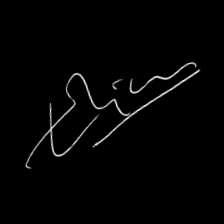
#> input picture data/augmented_data/train/genuine/001/001_04_aug2.png, 224 x 224 px, found by its file name
$ python preprocess_image.py
#> lines starting #> are read from the running program, lines starting #| are printed output that depends on the picture; after the words box and inside, x2 and y2 are one past the last pixel; in counts of white or black regions, pixels touching at a corner belong together

import os
import cv2
import numpy as np
from tqdm import tqdm

# ---------------- helpers ----------------
def find_split_root_by_name(start_dir, target_name='data', max_up_levels=6):
    """
    start_dir'den başlayıp yukarı çıkarak 'target_name' adlı klasörü arar.
    Bulursa tam yolu döner. Bulamazsa FileNotFoundError fırlatır.
    """
#> called with start_dir = 'src/data_prep_pipeline', target_name = 'data', max_up_levels = 6
    cur = os.path.abspath(start_dir)
    tried = []
    for _level in range(max_up_levels + 1):
        candidate = os.path.join(cur, target_name)
        tried.append(candidate)
        if os.path.isdir(candidate):
            return candidate
        parent = os.path.dirname(cur)
        if parent == cur:  # reached filesystem root
            break
        cur = parent
    raise FileNotFoundError(
        f"'{target_name}' klasörü bulunamadı. Aşağıdaki yollar kontrol edildi:\n" +
        "\n".join(tried)
    )

def preprocess_image(input_path, output_path, size=(224, 224)):
    """
    İmzayı ortalayarak kare tuvale yerleştirir, padding ekler ve fit-scale ile yeniden boyutlandırır.
    """
#> called with size = (224, 224)
    img = cv2.imread(input_path, cv2.IMREAD_GRAYSCALE)
#> img is the input picture: shape (224, 224); min 0, max 255, mean 3.6
    if img is None:
        print(f"[WARN] Okunamadı: {input_path}")
        return

    # Otsu threshold
    _, img_bin = cv2.threshold(img, 0, 255, cv2.THRESH_BINARY_INV + cv2.THRESH_OTSU)
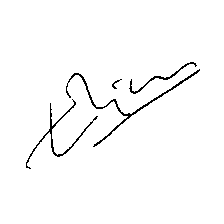
#> img_bin: shape (224, 224); 98% white; black in thin lines or dots, all inside (x1, y1, x2, y2) = (26, 62, 200, 169)

    # bounding box crop
    coords = cv2.findNonZero(img_bin)
#> coords = contour of 49167 points, box (x1, y1, x2, y2) (0, 0, 224, 224), area 0
    if coords is not None:
        x, y, w, h = cv2.boundingRect(coords)
#> x = 0; y = 0; w = 224; h = 224
        cropped = img_bin[y:y+h, x:x+w]
    else:
        cropped = img_bin

    # --- Kare tuval oluştur (padding dahil) ---
    pad_ratio = 0.2  # %30 padding
    new_w = int(w * (1 + pad_ratio))
#> new_w = 268
    new_h = int(h * (1 + pad_ratio))
#> new_h = 268
    max_side = max(new_w, new_h)
#> max_side = 268

    canvas = np.zeros((max_side, max_side), dtype=np.uint8)
    y_offset = (max_side - h) // 2
#> y_offset = 22
    x_offset = (max_side - w) // 2
#> x_offset = 22
    canvas[y_offset:y_offset+h, x_offset:x_offset+w] = cropped
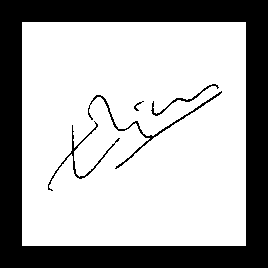
#> canvas: shape (268, 268); 68.5% white; 5 black regions, box (x1, y1, x2, y2) and area: (0, 0, 268, 268) 21648, (88, 91, 222, 169) 481, (48, 121, 120, 191) 326, (151, 84, 219, 116) 175, (134, 101, 144, 111) 27

    # --- Fit to target size ---
    resized = cv2.resize(canvas, size, interpolation=cv2.INTER_AREA)
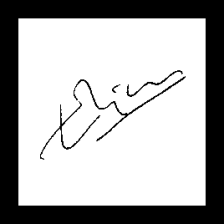
#> resized: shape (224, 224); min 0, max 255, mean 174.6

    cv2.imwrite(output_path, resized)


# ---------------- main ----------------
if __name__ == "__main__":
    # script'in bulunduğu dizin
    current_dir = os.path.dirname(os.path.abspath(__file__))

    # split_root klasörü 'data' adıyla aynı seviyede aranacak (yukarı düzeylerde)
    try:
        input_root = find_split_root_by_name(current_dir, target_name='data', max_up_levels=6)
    except FileNotFoundError as e:
        print("[ERROR]", e)
        raise

    # output: data/processed_data
    output_root = os.path.join(input_root, "processed_data")
    os.makedirs(output_root, exist_ok=True)

    print(f"[INFO] Bulunan split_root (data): {input_root}")
    print(f"[INFO] Oluşturulan output_root: {output_root}")

    # expected alt dizinler
    for subset in ["train", "test"]:
        for kind in ["genuine", "forgery"]:
            input_dir = os.path.join(input_root, subset, kind)
            output_dir = os.path.join(output_root, subset, kind)
            if not os.path.isdir(input_dir):
                print(f"[WARN] Beklenen yol yok (atlandı): {input_dir}")
                continue
            os.makedirs(output_dir, exist_ok=True)

            # yazarlara göre işle
            writer_list = [d for d in os.listdir(input_dir) if os.path.isdir(os.path.join(input_dir, d))]
            for writer_id in tqdm(writer_list, desc=f"{subset}/{kind}"):
                in_writer = os.path.join(input_dir, writer_id)
                out_writer = os.path.join(output_dir, writer_id)
                os.makedirs(out_writer, exist_ok=True)

                for fname in os.listdir(in_writer):
                    if not fname.lower().endswith((".png", ".jpg", ".jpeg", ".tif", ".bmp")):
                        continue
                    src = os.path.join(in_writer, fname)
                    dst = os.path.join(out_writer, fname)
                    preprocess_image(src, dst)

    print("[DONE] Preprocessing tamamlandı.")
